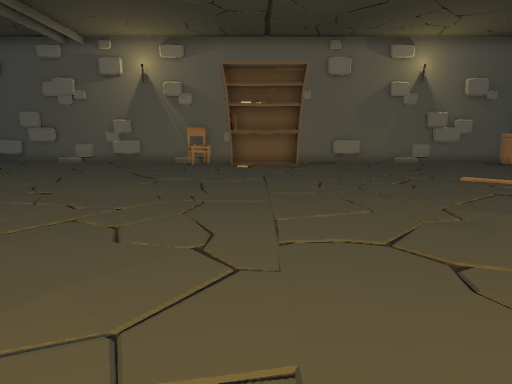
View 1 (above)

18 first-person views from a walk through a 3-D level made in the Unity game engine. The camera is 1.5 m above the floor, tilts 10° down and sees 75° across. Doors are open. The floor is counted in squares, 1 m on a side. Each view is taken from the middle of a square. On the plan, view 1 faces up. The plan holds only what a view shows up to about 15 squares ahead; the rest is blank. The place goes on beyond the plan. The player character is not drawn.

View 2
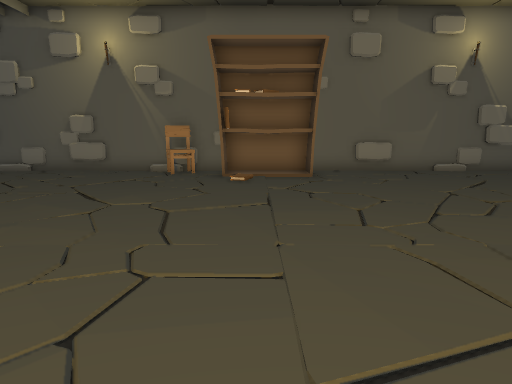

View 3
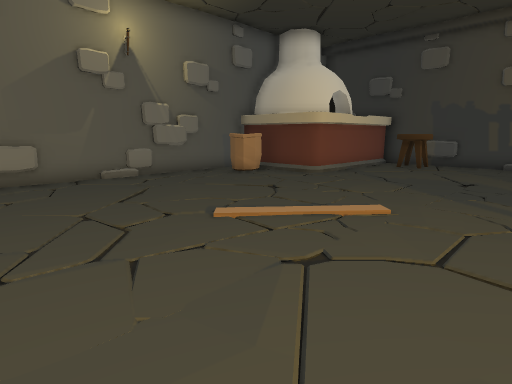

View 4
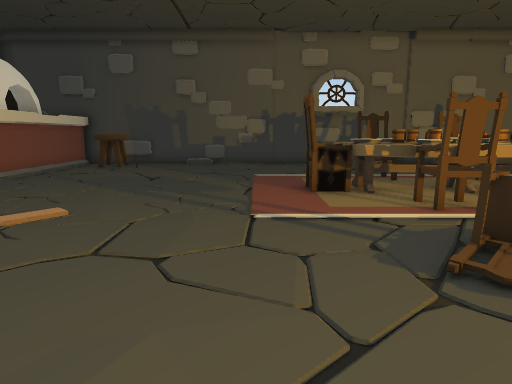

View 5
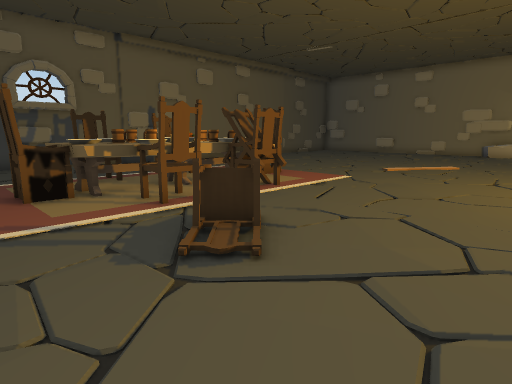

View 6
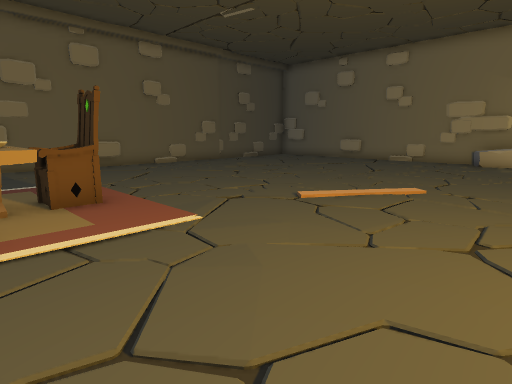

View 7
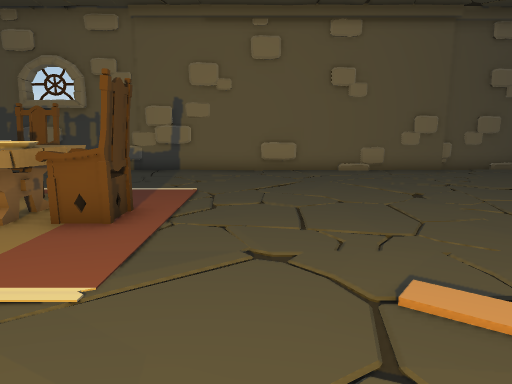

View 8
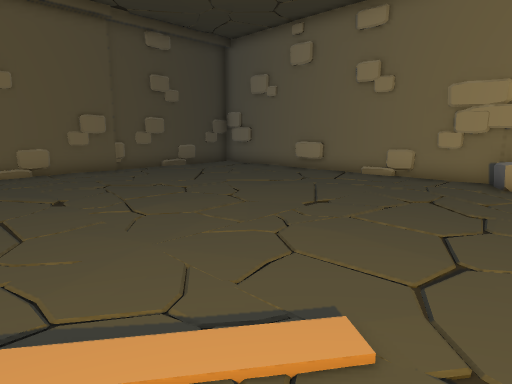

View 9
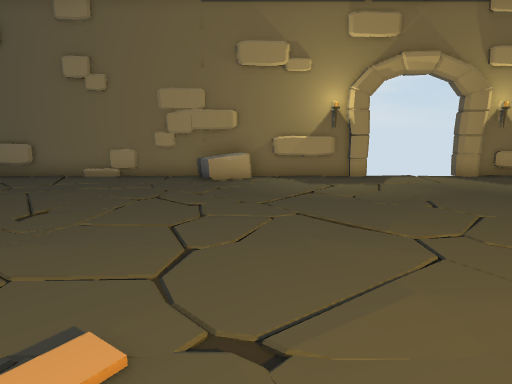

View 10
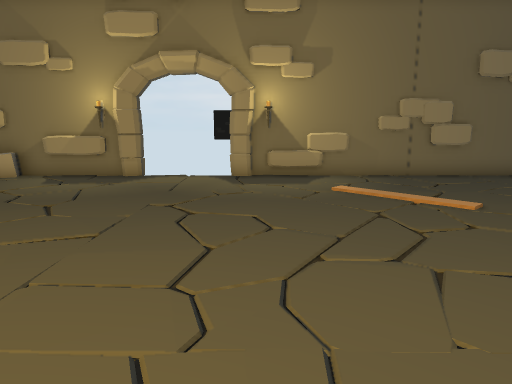

View 11
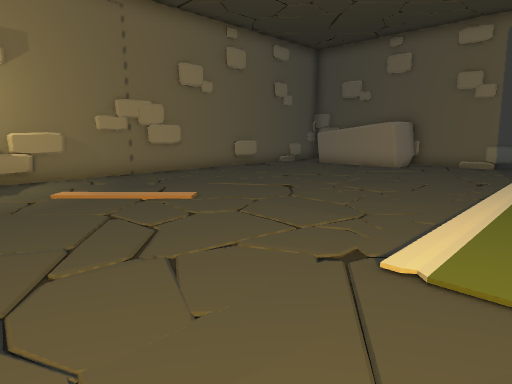

View 12
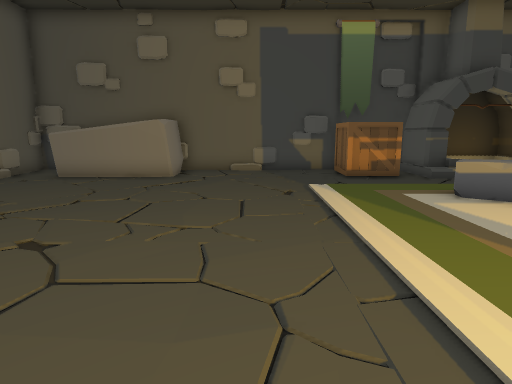

View 13
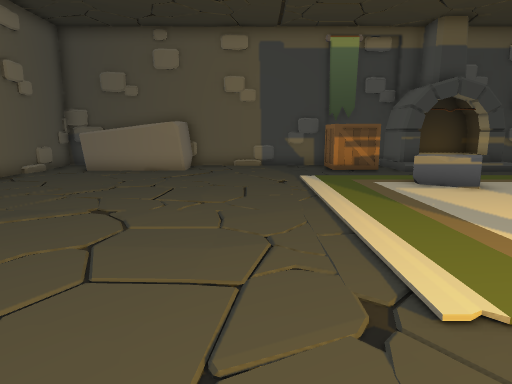

View 14
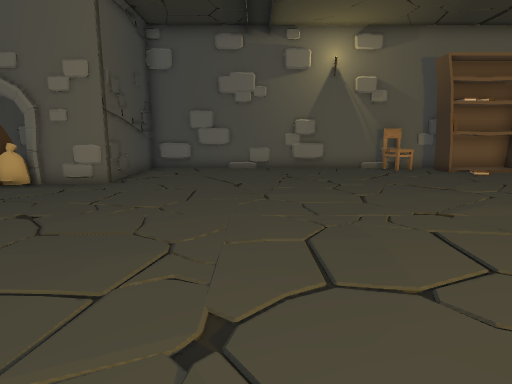

View 15
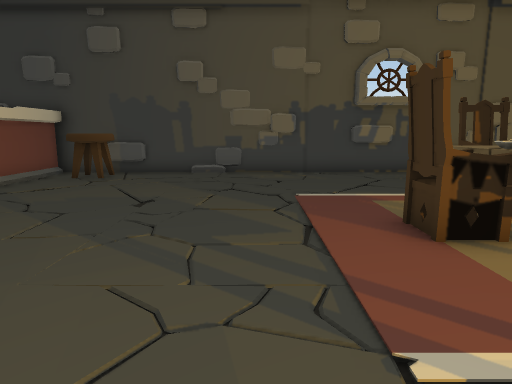

View 16
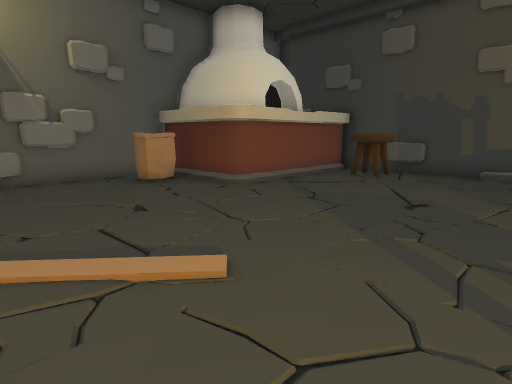

View 17
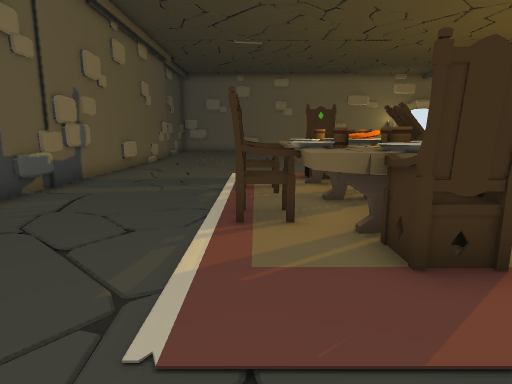

View 18
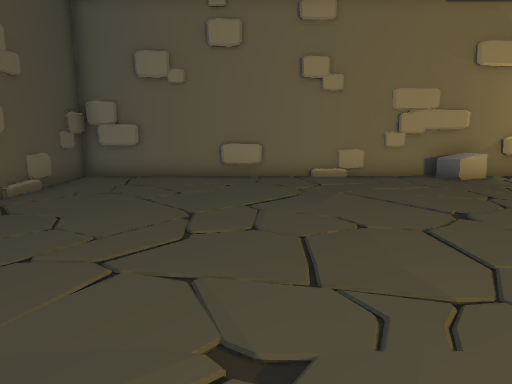

### Floor plan
Key: @ floor where view 1 was taken; # wall or solid block; . main floor; : floor 0.25 m higher than the main floor; / step, stairs or slope; D open door; = window, fence, low wall or low ledge; ^ raised ledge; S shelf; C chair; B bag; T stool; H throne; A table; M mug; E box; O other object.
Columns run from 19 left of view 1 to 20 right of it. Each row starts with its distance up from view 1.
 17      ###########C####S############
 16 #    #..........C.OSSS.........BB#
 15 #    #.........................B.#
 14      #...........................#
 13   O^##...........................#######
 12   BB.................................TT#
 11    ......................./..........TT#
 10     ....................../............#
  9     ...................................#
  8      ..................................#
  7       .................................#
  6        ................................#
  5        ....... ........................#
  4         .....   ...............H.......#
  3                 ..............HHA......#
  2           .      ........:C..CAAC......#
  1                       ....CCCCMMCC.....#
  0                    @   ......AOAA......#
 -1                        .....CCOACC.....#
 -2  ##                    .....CCOOCC.....#
 -3  ##=                   ......AAAA......#
 -4  #                     .......HH.......#
 -5  ##    .               ........H.......#
 -6 ####.  O..             ................#
 -7   E...OO...            ................#
 -8   E.........            ...............#
 -9 #EE............. .      ..../..........#
-10 #................       ...............#
-11 #...................   ................#
-12 #.................... .................#
-13 #.................... .................#
-14 #......................................#
-15 #OO....................................#
-16   O....................................#
-17   OO...................................#
-18   O....................................#
-19 # O....................................#
-20 #.........................OO...........#
-21 #####  ###########DDDD##################

Where each view was taken, in squares from view 1:
view 1: 0 up, 0 right, facing up
view 2: 4 up, 0 right, facing up
view 3: 6 up, 3 right, facing up-right
view 4: 5 up, 3 right, facing right
view 5: 5 up, 3 right, facing down-right
view 6: 2 down, 4 right, facing down-right
view 7: 7 down, 6 right, facing right
view 8: 9 down, 6 right, facing down-right
view 9: 9 down, 6 right, facing down
view 10: 9 down, 2 left, facing down
view 11: 9 down, 2 left, facing down-left
view 12: 12 down, 5 left, facing left
view 13: 12 down, 3 left, facing left
view 14: 2 up, 9 left, facing up
view 15: 6 up, 7 right, facing right
view 16: 6 up, 7 right, facing up-right
view 17: 7 up, 14 right, facing down
view 18: 9 down, 14 right, facing down
